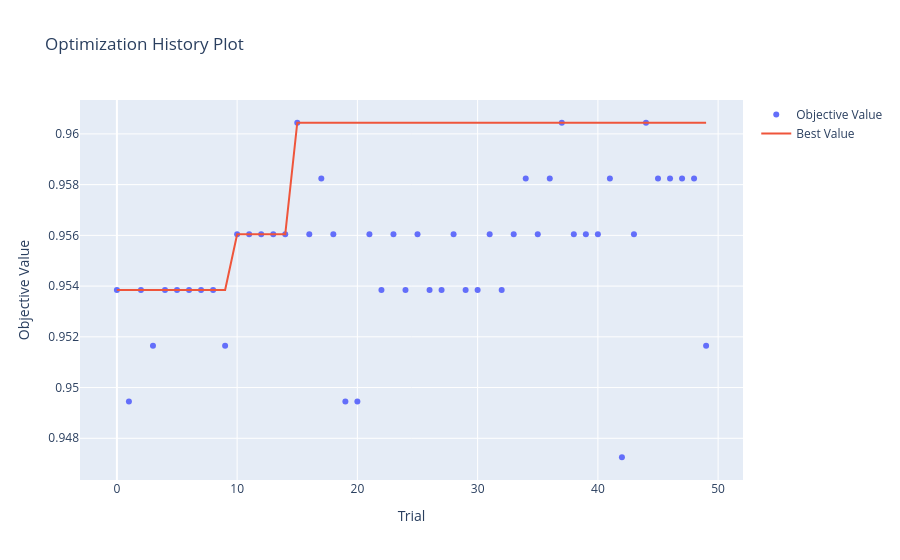
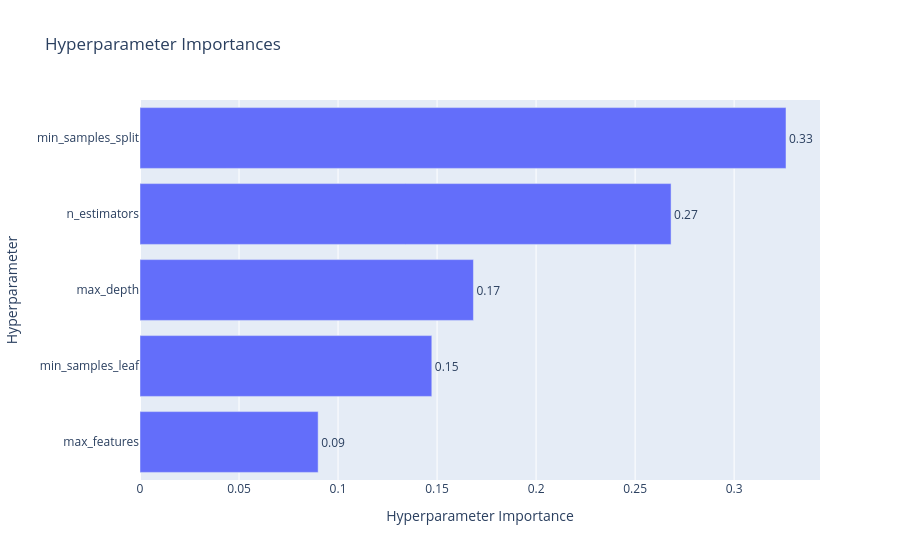

Notebook code cell kept with these figures, in order:
### Code cell
from optuna.visualization import (
    plot_optimization_history,
    plot_param_importances,
)

# Historia optymalizacji
fig1 = plot_optimization_history(study)
fig1.show()

# Ważność hiperparametrów
fig2 = plot_param_importances(study)
fig2.show()

### Figure 1 — Plotly figure (JSON) as saved in the notebook; plotly's stock layout.template omitted (floating-point values rounded to 4 significant figures)
{"data": [{"mode": "markers", "name": "Objective Value", "type": "scatter", "x": [0, 1, 2, 3, 4, 5, 6, 7, 8, 9, 10, 11, 12, 13, 14, 15, 16, 17, 18, 19, 20, 21, 22, 23, 24, 25, 26, 27, 28, 29, 30, 31, 32, 33, 34, 35, 36, 37, 38, 39, 40, 41, 42, 43, 44, 45, 46, 47, 48, 49], "y": [0.9538, 0.9495, 0.9538, 0.9516, 0.9538, 0.9538, 0.9538, 0.9538, 0.9538, 0.9516, 0.956, 0.956, 0.956, 0.956, 0.956, 0.9604, 0.956, 0.9582, 0.956, 0.9495, 0.9495, 0.956, 0.9538, 0.956, 0.9538, 0.956, 0.9538, 0.9538, 0.956, 0.9538, 0.9538, 0.956, 0.9538, 0.956, 0.9582, 0.956, 0.9582, 0.9604, 0.956, 0.956, 0.956, 0.9582, 0.9473, 0.956, 0.9604, 0.9582, 0.9582, 0.9582, 0.9582, 0.9516]}, {"mode": "lines", "name": "Best Value", "type": "scatter", "x": [0, 1, 2, 3, 4, 5, 6, 7, 8, 9, 10, 11, 12, 13, 14, 15, 16, 17, 18, 19, 20, 21, 22, 23, 24, 25, 26, 27, 28, 29, 30, 31, 32, 33, 34, 35, 36, 37, 38, 39, 40, 41, 42, 43, 44, 45, 46, 47, 48, 49], "y": [0.9538, 0.9538, 0.9538, 0.9538, 0.9538, 0.9538, 0.9538, 0.9538, 0.9538, 0.9538, 0.956, 0.956, 0.956, 0.956, 0.956, 0.9604, 0.9604, 0.9604, 0.9604, 0.9604, 0.9604, 0.9604, 0.9604, 0.9604, 0.9604, 0.9604, 0.9604, 0.9604, 0.9604, 0.9604, 0.9604, 0.9604, 0.9604, 0.9604, 0.9604, 0.9604, 0.9604, 0.9604, 0.9604, 0.9604, 0.9604, 0.9604, 0.9604, 0.9604, 0.9604, 0.9604, 0.9604, 0.9604, 0.9604, 0.9604]}, {"marker": {"color": "#cccccc"}, "mode": "markers", "name": "Infeasible Trial", "showlegend": false, "type": "scatter", "x": [], "y": []}], "layout": {"title": {"text": "Optimization History Plot"}, "xaxis": {"title": {"text": "Trial"}}, "yaxis": {"title": {"text": "Objective Value"}}}}

### Figure 2 — Plotly figure (JSON) as saved in the notebook; plotly's stock layout.template omitted (floating-point values rounded to 4 significant figures)
{"data": [{"cliponaxis": false, "hovertemplate": ["max_features (CategoricalDistribution): 0.08994910608637403<extra></extra>", "min_samples_leaf (IntDistribution): 0.1473444056077023<extra></extra>", "max_depth (IntDistribution): 0.16836442100916724<extra></extra>", "n_estimators (IntDistribution): 0.2681540028285935<extra></extra>", "min_samples_split (IntDistribution): 0.3261880644681629<extra></extra>"], "name": "Objective Value", "orientation": "h", "text": ["0.09", "0.15", "0.17", "0.27", "0.33"], "textposition": "outside", "type": "bar", "x": [0.08995, 0.1473, 0.1684, 0.2682, 0.3262], "y": ["max_features", "min_samples_leaf", "max_depth", "n_estimators", "min_samples_split"]}], "layout": {"title": {"text": "Hyperparameter Importances"}, "xaxis": {"title": {"text": "Hyperparameter Importance"}}, "yaxis": {"title": {"text": "Hyperparameter"}}}}
